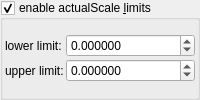
    <widget class="MyGroupBox" name="groupCheck_transf_function_enabledBy_false">
     <property name="title">
      <string>enable actualScale &amp;limits</string>
     </property>
     <property name="checkable">
      <bool>true</bool>
     </property>
     <layout class="QVBoxLayout" name="verticalLayout_3">
      <property name="leftMargin">
       <number>2</number>
      </property>
      <property name="topMargin">
       <number>2</number>
      </property>
      <property name="rightMargin">
       <number>2</number>
      </property>
      <property name="bottomMargin">
       <number>2</number>
      </property>
      <item>
       <layout class="QGridLayout" name="gridLayout_30" columnstretch="0,1">
        <property name="spacing">
         <number>2</number>
        </property>
        <item row="1" column="1">
         <widget class="MyDoubleSpinBox" name="spinbox_transf_offset_4">
          <property name="sizePolicy">
           <sizepolicy hsizetype="Minimum" vsizetype="Maximum">
            <horstretch>0</horstretch>
            <verstretch>0</verstretch>
           </sizepolicy>
          </property>
          <property name="prefix">
           <string/>
          </property>
          <property name="suffix">
           <string/>
          </property>
          <property name="decimals">
           <number>6</number>
          </property>
          <property name="minimum">
           <double>-100000.000000000000000</double>
          </property>
          <property name="maximum">
           <double>100000.000000000000000</double>
          </property>
          <property name="singleStep">
           <double>0.100000000000000</double>
          </property>
         </widget>
        </item>
        <item row="0" column="1">
         <widget class="MyDoubleSpinBox" name="spinbox_transf_offset_0">
          <property name="sizePolicy">
           <sizepolicy hsizetype="Minimum" vsizetype="Maximum">
            <horstretch>0</horstretch>
            <verstretch>0</verstretch>
           </sizepolicy>
          </property>
          <property name="prefix">
           <string/>
          </property>
          <property name="suffix">
           <string/>
          </property>
          <property name="decimals">
           <number>6</number>
          </property>
          <property name="minimum">
           <double>-100000.000000000000000</double>
          </property>
          <property name="maximum">
           <double>100000.000000000000000</double>
          </property>
          <property name="singleStep">
           <double>0.100000000000000</double>
          </property>
         </widget>
        </item>
        <item row="1" column="0">
         <widget class="QLabel" name="label_145">
          <property name="text">
           <string>upper limit:</string>
          </property>
         </widget>
        </item>
        <item row="0" column="0">
         <widget class="QLabel" name="label_146">
          <property name="text">
           <string>lower limit:</string>
          </property>
         </widget>
        </item>
       </layout>
      </item>
     </layout>
    </widget>
